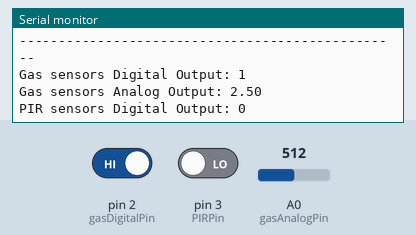
This sketch was run on a simulated Arduino Uno, built with avr-gcc and run on an emulated ATmega328P. Parts: the last lines printed to the serial monitor. The test bench sets the inputs (shaded band); at power-on: A0 (gasAnalogPin) = 512, pin 2 (gasDigitalPin) HIGH, pin 3 (PIRPin) LOW.

Above: at 1.8 s.
1.9 s: A0 (gasAnalogPin) set to 716
At 2.9 s:
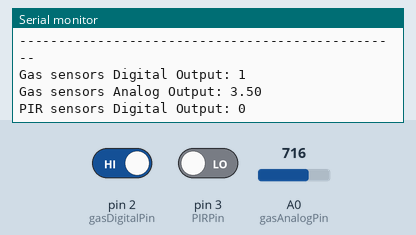
3.4 s: pin 2 (gasDigitalPin) driven LOW
7.6 s: pin 3 (PIRPin) driven HIGH
At 8.5 s:
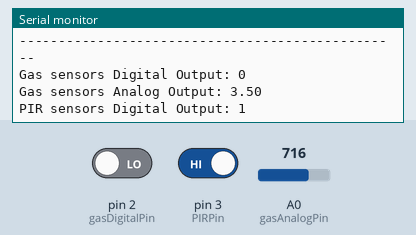
9.1 s: A0 (gasAnalogPin) set to 900
At 10.7 s:
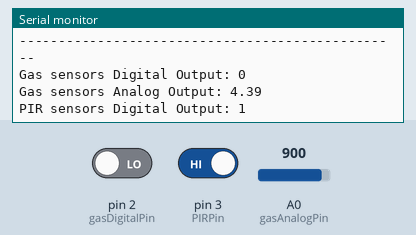
Timing chart, 0 to 12.2 s (numbered marks = the images above; inputs shaded):
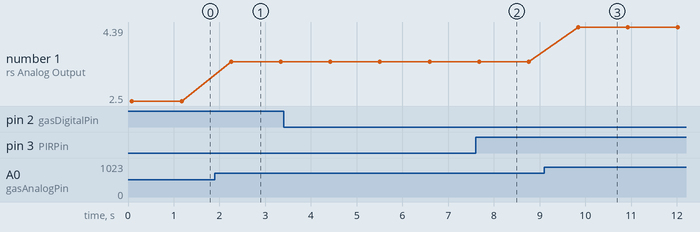

The sketch:

gas_and_PIR.ino
```cpp
const byte gasAnalogPin  = A0; //GAS sensor Analog output pin (high voltage indicate high concentration)
const byte gasDigitalPin = 2; //Gas sensor Digital output pin (active Low), trigger value can be adjusted by the potentiometer on the back of the module.
const byte PIRPin        = 3; //PIR sensor Digital output pin (active High), if a moving object detected (human or animal) then the sensor will output high.

const byte gasAlarm      = 4; //outupt high when Gas Detected
const byte PIRAlarm      = 5; //output high while object detected within sensors range.

float GasVoltage;             //variable to store the voltage of analog output of gas sensor.

void setup()
{
 Serial.begin(9600); //Initialize serial port 9600 bps
}

void loop()
{
  //Gas Control
  if(digitalRead(gasDigitalPin) == LOW){
    digitalWrite(gasAlarm,HIGH);
  }
  else{
    digitalWrite(gasAlarm,LOW);
  }
  //PIR Control
  if(digitalRead(PIRPin) == HIGH){
    digitalWrite(PIRAlarm,HIGH);
  }
  else{
    digitalWrite(PIRAlarm,LOW);
  }

  GasVoltage = (float)analogRead(gasAnalogPin)*5/(float)1024;
  Serial.println("-------------------------------------------------");
  Serial.print("Gas sensors Digital Output: ");
  Serial.println(digitalRead(gasDigitalPin));
  Serial.print("Gas sensors Analog Output: ");
  Serial.println(GasVoltage);
  Serial.print("PIR sensors Digital Output: ");
  Serial.println(digitalRead(PIRPin));
  delay(1000); // Print value every 1 sec.
}
```

Measured:
- after the input at 1.9 s, the serial monitor: prints a new line after 0.35 s (image 1)
- after the input at 7.6 s, the serial monitor: prints a new line after 0.11 s (image 2)
- after the input at 9.1 s, the serial monitor: prints a new line after 0.75 s (image 3)
- plotted number 1: 2.5 → 3.5 after the input at 1.9 s, 3.5 → 4.39 after the input at 9.1 s
